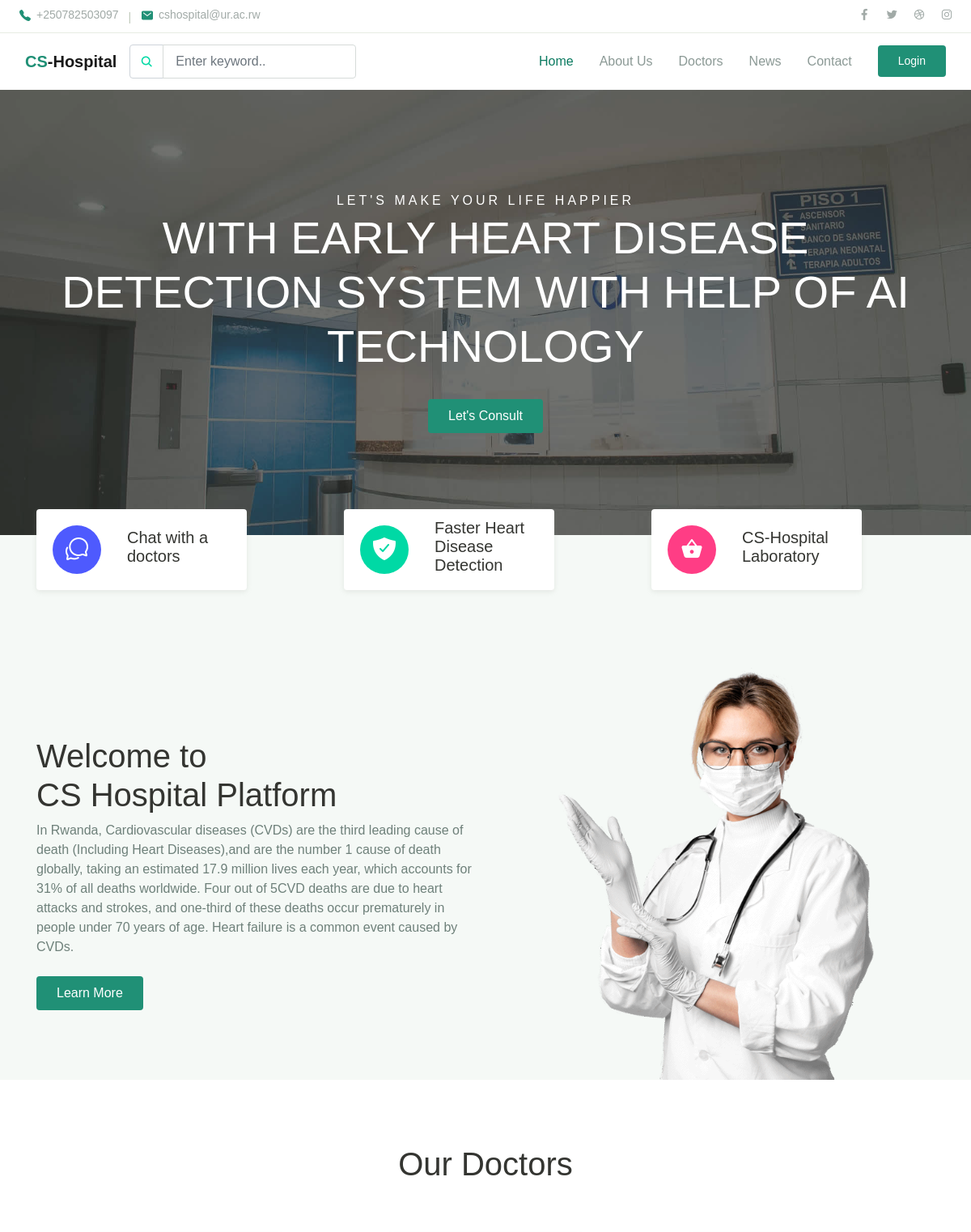
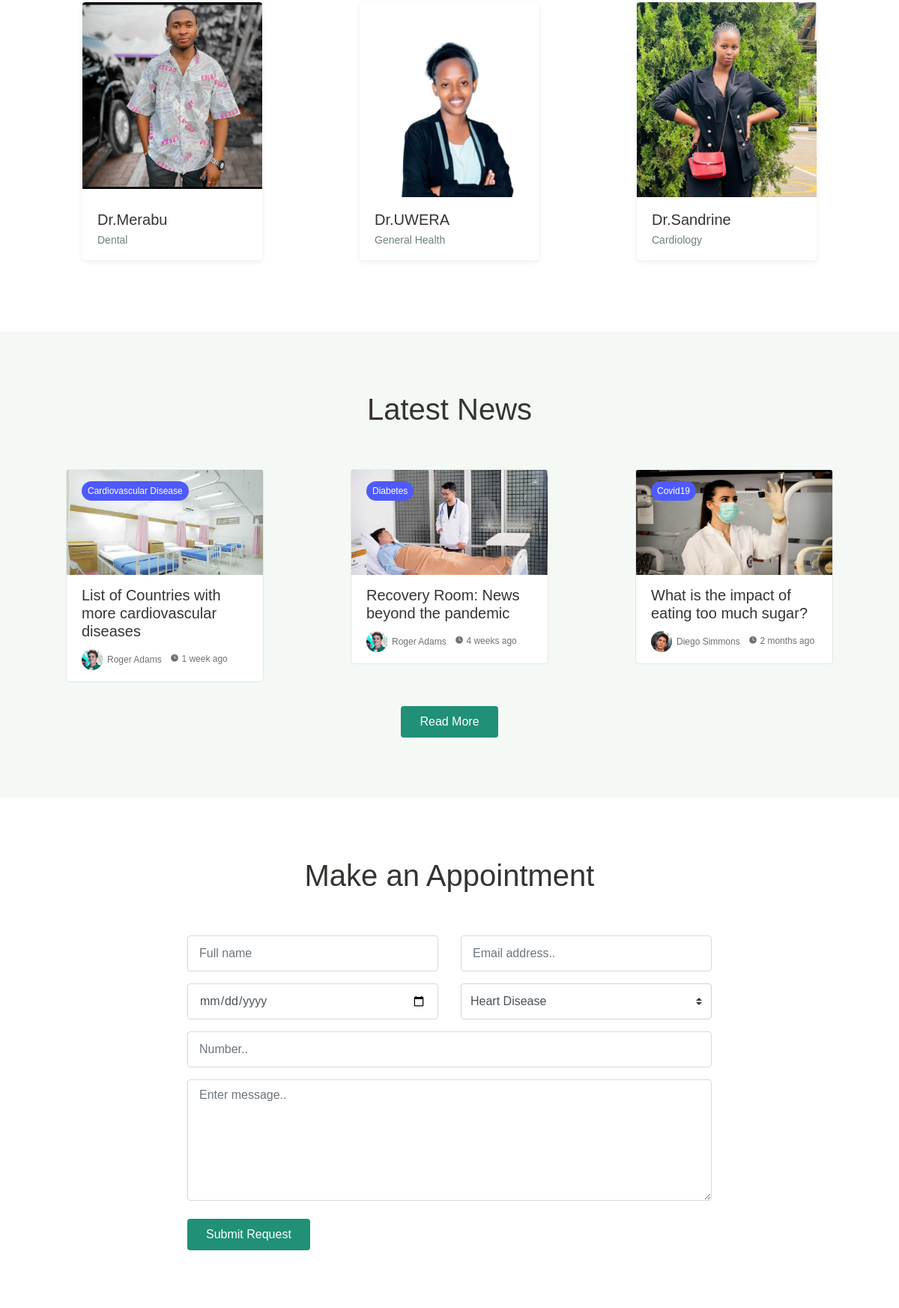
The page / (upper part) on the database its author committed (2 pictures, top to bottom).
### heart_app/models.py (models this page shows, shortened)
class Doctor(models.Model):
    TITLE = (
        ('Dr.', 'Dr.'),
        ('Nurse', 'Nurse')
    )
    first_name = models.CharField(max_length=100)
    last_name = models.CharField(max_length=100)
    sex = models.CharField(choices=GENDER_CHOICES, max_length=1)
    photo = models.ImageField(
        upload_to="Doctors_profile", blank=True, null=True)
    title = models.CharField(choices=TITLE, max_length=100)
    specialization = models.ForeignKey(
        Specialization, on_delete=models.SET_NULL, null=True)
    phone = models.IntegerField(default=0)
    email = models.EmailField(max_length=200, blank=True, null=True)
    class Meta:
        verbose_name_plural = 'Doctors'

class Specialization(models.Model):
    name = models.CharField(max_length=100)
    class Meta:
        verbose_name_plural = 'Specializations'

### heart_app/views.py (the view)
# urls.py: path('', views.homepage, name='home'),
def homepage(request):
    doctors = Doctor.objects.all()[:5]
    context = {'doctors': doctors}
    return render(request, "index.html", context)

### templates/index.html (shortened to what this page needs)
<!DOCTYPE html>
{%extends 'base.html'%}
{%load static%}
{%block content%}
<div class="page-hero bg-image overlay-dark" style="background-image: url(../static/img/bg_image_1.jpg);">
  <div class="hero-section">
    <div class="container text-center wow zoomIn">
      <span class="subhead">Let's make your life happier</span>
      <h1 class="display-4">WITH EARLY HEART DISEASE DETECTION SYSTEM WITH HELP OF AI TECHNOLOGY</h1>
      <a href="#" class="btn btn-primary">Let's Consult</a>
    </div>
  </div>
</div>
<div class="bg-light">
  <div class="page-section py-3 mt-md-n5 custom-index">
    <div class="container">
      <div class="row justify-content-center">
        <div class="col-md-4 py-3 py-md-0">
          <div class="card-service wow fadeInUp">
            <div class="circle-shape bg-secondary text-white">
              <span class="mai-chatbubbles-outline"></span>
            </div>
            <p><span>Chat</span> with a doctors</p>
          </div>
        </div>
        <div class="col-md-4 py-3 py-md-0">
          <div class="card-service wow fadeInUp">
            <div class="circle-shape bg-primary text-white">
              <span class="mai-shield-checkmark"></span>
            </div>
            <p><span>Faster</span> Heart Disease Detection</p>
          </div>
        </div>
        <div class="col-md-4 py-3 py-md-0">
          <div class="card-service wow fadeInUp">
            <div class="circle-shape bg-accent text-white">
              <span class="mai-basket"></span>
            </div>
            <p><span>CS</span>-Hospital Laboratory</p>
          </div>
        </div>
      </div>
    </div>
  </div>
  <div class="page-section pb-0">
    <div class="container">
      <div class="row align-items-center">
        <div class="col-lg-6 py-3 wow fadeInUp">
          <h1>Welcome to<br>CS Hospital Platform</h1>
          <p class="text-grey mb-4">In Rwanda, Cardiovascular diseases (CVDs) are the third leading cause of death
            (Including Heart Diseases),and
            are the number 1 cause of death globally, taking an estimated 17.9 million lives each year, which accounts
            for 31% of all deaths worldwide. Four out of 5CVD deaths are due to heart attacks and strokes, and one-third
            of these deaths occur prematurely in people under 70 years of age. Heart failure is a common event caused by
            CVDs.</p>
          <a href="{%url 'about'%}" class="btn btn-primary">Learn More</a>
        </div>
        <div class="col-lg-6 wow fadeInRight" data-wow-delay="400ms">
          <div class="img-place custom-img-1">
            <img src="{%static 'img/bg-doctor.png'%}" alt="">
          </div>
        </div>
      </div>
    </div>
  </div>
</div>
<div class="page-section">
  <div class="container">
    <h1 class="text-center mb-5 wow fadeInUp">Our Doctors</h1>
    <div class="owl-carousel wow fadeInUp" id="doctorSlideshow">
      {%for doctor in doctors%}
      <div class="item">
        <div class="card-doctor">
          <div class="header">
            <img src="{{doctor.photo.url}}" alt="">
          </div>
          <div class="body">
            <p class="text-xl mb-0">{{doctor.title}}{{doctor.first_name}}</p>
            <span class="text-sm text-grey">{{doctor.specialization.name}}</span>
          </div>
        </div>
      </div>
      {%endfor%}
    </div>
  </div>
</div>
<div class="page-section bg-light">
  <div class="container">
    <h1 class="text-center wow fadeInUp">Latest News</h1>
    <div class="row mt-5">
      <div class="col-lg-4 py-2 wow zoomIn">
        <div class="card-blog">
          <div class="header">
            <div class="post-category">
              <a href="#">Cardiovascular Disease</a>
            </div>
            <a href="{%url 'blogdetail'%}" class="post-thumb">
              <img src="{%static 'img/blog/blog_1.jpg'%}" alt="">
            </a>
          </div>
          <div class="body">
            <h5 class="post-title"><a href="{%url 'blogdetail'%}">List of Countries with more cardiovascular
                diseases</a></h5>
            <div class="site-info">
              <div class="avatar mr-2">
                <div class="avatar-img">
                  <img src="{%static 'img/person/person_1.jpg'%}" alt="">
                </div>
                <span>Roger Adams</span>
              </div>
              <span class="mai-time"></span> 1 week ago
            </div>
          </div>
        </div>
      </div>
      <div class="col-lg-4 py-2 wow zoomIn">
        <div class="card-blog">
          <div class="header">
            <div class="post-category">
              <a href="#">Diabetes</a>
            </div>
            <a href="{%url 'blogdetail'%}" class="post-thumb">
              <img src="{%static 'img/blog/blog_2.jpg'%}" alt="">
            </a>
          </div>
          <div class="body">
            <h5 class="post-title"><a href="{%url 'blogdetail'%}">Recovery Room: News beyond the pandemic</a></h5>
            <div class="site-info">
              <div class="avatar mr-2">
                <div class="avatar-img">
                  <img src="{%static 'img/person/person_1.jpg'%}" alt="">
                </div>
                <span>Roger Adams</span>
              </div>
              <span class="mai-time"></span> 4 weeks ago
            </div>
          </div>
        </div>
      </div>
      <div class="col-lg-4 py-2 wow zoomIn">
        <div class="card-blog">
          <div class="header">
            <div class="post-category">
              <a href="#">Covid19</a>
            </div>
            <a href="{%url 'blogdetail'%}" class="post-thumb">
              <img src="{%static 'img/blog/blog_3.jpg'%}" alt="">
            </a>
          </div>
          <div class="body">
            <h5 class="post-title"><a href="{%url 'blogdetail'%}">What is the impact of eating too much sugar?</a></h5>
            <div class="site-info">
              <div class="avatar mr-2">
                <div class="avatar-img">
                  <img src="{%static 'img/person/person_2.jpg'%}" alt="">
                </div>
                <span>Diego Simmons</span>
              </div>
              <span class="mai-time"></span> 2 months ago
            </div>
          </div>
        </div>
      </div>
      <div class="col-12 text-center mt-4 wow zoomIn">
        <a href="{%url 'blog'%}" class="btn btn-primary">Read More</a>
      </div>
    </div>
  </div>
</div>
<div class="page-section">
  <div class="container">
    <h1 class="text-center wow fadeInUp">Make an Appointment</h1>
    <form class="main-form">
      <div class="row mt-5 ">
        <div class="col-12 col-sm-6 py-2 wow fadeInLeft">
          <input type="text" class="form-control" placeholder="Full name">
        </div>
        <div class="col-12 col-sm-6 py-2 wow fadeInRight">
          <input type="text" class="form-control" placeholder="Email address..">
        </div>
        <div class="col-12 col-sm-6 py-2 wow fadeInLeft" data-wow-delay="300ms">
          <input type="date" class="form-control">
        </div>
        <div class="col-12 col-sm-6 py-2 wow fadeInRight" data-wow-delay="300ms">
          <select name="departement" id="departement" class="custom-select">
            <option value="general">Heart Disease</option>
          </select>
        </div>
        <div class="col-12 py-2 wow fadeInUp" data-wow-delay="300ms">
          <input type="text" class="form-control" placeholder="Number..">
        </div>
        <div class="col-12 py-2 wow fadeInUp" data-wow-delay="300ms">
          <textarea name="message" id="message" class="form-control" rows="6" placeholder="Enter message.."></textarea>
        </div>
      </div>
      <button type="submit" class="btn btn-primary mt-3 wow zoomIn">Submit Request</button>
    </form>
  </div>
</div>
{%endblock%}

### rows shown on the page
Doctor: photo (picture), title "Dr.", first_name "Merabu", specialization.name "Dental"
Doctor: photo (picture), title "Dr.", first_name "UWERA", specialization.name "General Health"
Doctor: photo (picture), title "Dr.", first_name "Sandrine", specialization.name "Cardiology"
